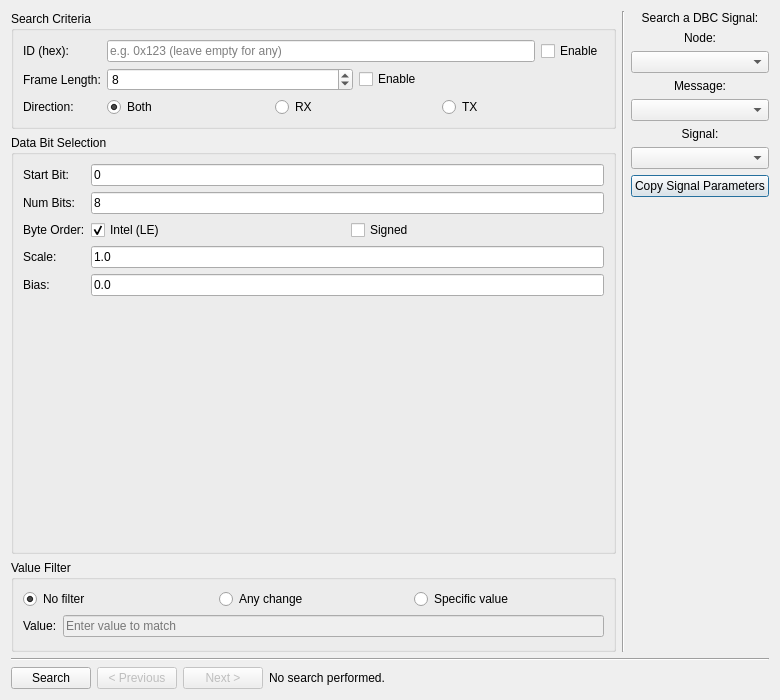
<?xml version="1.0" encoding="UTF-8"?>
<ui version="4.0">
 <class>SearchWindow</class>
 <widget class="QDialog" name="SearchWindow">
  <property name="geometry">
   <rect>
    <x>0</x>
    <y>0</y>
    <width>780</width>
    <height>700</height>
   </rect>
  </property>
  <property name="minimumSize">
   <size>
    <width>700</width>
    <height>580</height>
   </size>
  </property>
  <property name="windowTitle">
   <string>Frame Search</string>
  </property>
  <layout class="QVBoxLayout" name="verticalLayout_main">
   <item>
    <layout class="QHBoxLayout" name="horizontalLayout_top">
     <item>
      <layout class="QVBoxLayout" name="verticalLayout_left">
       <item>
        <widget class="QGroupBox" name="groupBoxCriteria">
         <property name="title">
          <string>Search Criteria</string>
         </property>
         <layout class="QFormLayout" name="formLayout_criteria">
          <item row="0" column="0">
           <widget class="QLabel" name="labelID">
            <property name="text">
             <string>ID (hex):</string>
            </property>
           </widget>
          </item>
          <item row="0" column="1">
           <layout class="QHBoxLayout" name="hboxID">
            <item>
             <widget class="QLineEdit" name="txtID">
              <property name="placeholderText">
               <string>e.g. 0x123 (leave empty for any)</string>
              </property>
             </widget>
            </item>
            <item>
             <widget class="QCheckBox" name="cbUseID">
              <property name="text">
               <string>Enable</string>
              </property>
              <property name="checked">
               <bool>false</bool>
              </property>
             </widget>
            </item>
           </layout>
          </item>
          <item row="1" column="0">
           <widget class="QLabel" name="labelLen">
            <property name="text">
             <string>Frame Length:</string>
            </property>
           </widget>
          </item>
          <item row="1" column="1">
           <layout class="QHBoxLayout" name="hboxLen">
            <item>
             <widget class="QSpinBox" name="spinFrameLen">
              <property name="minimum">
               <number>0</number>
              </property>
              <property name="maximum">
               <number>64</number>
              </property>
              <property name="value">
               <number>8</number>
              </property>
             </widget>
            </item>
            <item>
             <widget class="QCheckBox" name="cbUseLen">
              <property name="text">
               <string>Enable</string>
              </property>
              <property name="checked">
               <bool>false</bool>
              </property>
             </widget>
            </item>
           </layout>
          </item>
          <item row="2" column="0">
           <widget class="QLabel" name="labelDir">
            <property name="text">
             <string>Direction:</string>
            </property>
           </widget>
          </item>
          <item row="2" column="1">
           <layout class="QHBoxLayout" name="hboxDir">
            <item>
             <widget class="QRadioButton" name="rbDirBoth">
              <property name="text">
               <string>Both</string>
              </property>
              <property name="checked">
               <bool>true</bool>
              </property>
             </widget>
            </item>
            <item>
             <widget class="QRadioButton" name="rbDirRX">
              <property name="text">
               <string>RX</string>
              </property>
             </widget>
            </item>
            <item>
             <widget class="QRadioButton" name="rbDirTX">
              <property name="text">
               <string>TX</string>
              </property>
             </widget>
            </item>
           </layout>
          </item>
         </layout>
        </widget>
       </item>
       <item>
        <widget class="QGroupBox" name="groupBoxData">
         <property name="title">
          <string>Data Bit Selection</string>
         </property>
         <layout class="QVBoxLayout" name="verticalLayout_data">
          <item>
           <layout class="QFormLayout" name="formLayout_bits">
            <item row="0" column="0">
             <widget class="QLabel" name="labelStartBit">
              <property name="text">
               <string>Start Bit:</string>
              </property>
             </widget>
            </item>
            <item row="0" column="1">
             <widget class="QLineEdit" name="txtStartBit">
              <property name="text">
               <string>0</string>
              </property>
             </widget>
            </item>
            <item row="1" column="0">
             <widget class="QLabel" name="labelDataLen">
              <property name="text">
               <string>Num Bits:</string>
              </property>
             </widget>
            </item>
            <item row="1" column="1">
             <widget class="QLineEdit" name="txtDataLen">
              <property name="text">
               <string>8</string>
              </property>
             </widget>
            </item>
            <item row="2" column="0">
             <widget class="QLabel" name="labelBitOrder">
              <property name="text">
               <string>Byte Order:</string>
              </property>
             </widget>
            </item>
            <item row="2" column="1">
             <layout class="QHBoxLayout" name="hboxByteOrder">
              <item>
               <widget class="QCheckBox" name="cbIntel">
                <property name="text">
                 <string>Intel (LE)</string>
                </property>
                <property name="checked">
                 <bool>true</bool>
                </property>
               </widget>
              </item>
              <item>
               <widget class="QCheckBox" name="cbSigned">
                <property name="text">
                 <string>Signed</string>
                </property>
               </widget>
              </item>
             </layout>
            </item>
            <item row="3" column="0">
             <widget class="QLabel" name="labelScale">
              <property name="text">
               <string>Scale:</string>
              </property>
             </widget>
            </item>
            <item row="3" column="1">
             <widget class="QLineEdit" name="txtScale">
              <property name="text">
               <string>1.0</string>
              </property>
             </widget>
            </item>
            <item row="4" column="0">
             <widget class="QLabel" name="labelBias">
              <property name="text">
               <string>Bias:</string>
              </property>
             </widget>
            </item>
            <item row="4" column="1">
             <widget class="QLineEdit" name="txtBias">
              <property name="text">
               <string>0.0</string>
              </property>
             </widget>
            </item>
           </layout>
          </item>
          <item>
           <widget class="CANDataGrid" name="gridData" native="true">
            <property name="minimumSize">
             <size>
              <width>240</width>
              <height>240</height>
             </size>
            </property>
           </widget>
          </item>
         </layout>
        </widget>
       </item>
       <item>
        <widget class="QGroupBox" name="groupBoxValue">
         <property name="title">
          <string>Value Filter</string>
         </property>
         <layout class="QVBoxLayout" name="verticalLayout_value">
          <item>
           <layout class="QHBoxLayout" name="hboxValueMode">
            <item>
             <widget class="QRadioButton" name="rbValueNone">
              <property name="text">
               <string>No filter</string>
              </property>
              <property name="checked">
               <bool>true</bool>
              </property>
             </widget>
            </item>
            <item>
             <widget class="QRadioButton" name="rbValueAny">
              <property name="text">
               <string>Any change</string>
              </property>
             </widget>
            </item>
            <item>
             <widget class="QRadioButton" name="rbValueSpecific">
              <property name="text">
               <string>Specific value</string>
              </property>
             </widget>
            </item>
           </layout>
          </item>
          <item>
           <layout class="QFormLayout" name="formLayout_value">
            <item row="0" column="0">
             <widget class="QLabel" name="labelValue">
              <property name="text">
               <string>Value:</string>
              </property>
             </widget>
            </item>
            <item row="0" column="1">
             <widget class="QLineEdit" name="txtValue">
              <property name="enabled">
               <bool>false</bool>
              </property>
              <property name="placeholderText">
               <string>Enter value to match</string>
              </property>
             </widget>
            </item>
           </layout>
          </item>
         </layout>
        </widget>
       </item>
      </layout>
     </item>
     <item>
      <widget class="Line" name="lineDivider">
       <property name="orientation">
        <enum>Qt::Vertical</enum>
       </property>
      </widget>
     </item>
     <item>
      <layout class="QVBoxLayout" name="verticalLayout_right">
       <item>
        <widget class="QLabel" name="labelDBCHdr">
         <property name="text">
          <string>Search a DBC Signal:</string>
         </property>
         <property name="alignment">
          <set>Qt::AlignCenter</set>
         </property>
        </widget>
       </item>
       <item>
        <widget class="QLabel" name="labelNode">
         <property name="text">
          <string>Node:</string>
         </property>
         <property name="alignment">
          <set>Qt::AlignCenter</set>
         </property>
        </widget>
       </item>
       <item>
        <widget class="QComboBox" name="cbNodes"/>
       </item>
       <item>
        <widget class="QLabel" name="labelMessage">
         <property name="text">
          <string>Message:</string>
         </property>
         <property name="alignment">
          <set>Qt::AlignCenter</set>
         </property>
        </widget>
       </item>
       <item>
        <widget class="QComboBox" name="cbMessages"/>
       </item>
       <item>
        <widget class="QLabel" name="labelSignal">
         <property name="text">
          <string>Signal:</string>
         </property>
         <property name="alignment">
          <set>Qt::AlignCenter</set>
         </property>
        </widget>
       </item>
       <item>
        <widget class="QComboBox" name="cbSignals"/>
       </item>
       <item>
        <widget class="QPushButton" name="btnCopySignal">
         <property name="text">
          <string>Copy Signal Parameters</string>
         </property>
        </widget>
       </item>
       <item>
        <widget class="QLabel" name="lblSignalStatus">
         <property name="text">
          <string/>
         </property>
         <property name="alignment">
          <set>Qt::AlignCenter</set>
         </property>
         <property name="wordWrap">
          <bool>true</bool>
         </property>
        </widget>
       </item>
       <item>
        <spacer name="spacerRight">
         <property name="orientation">
          <enum>Qt::Vertical</enum>
         </property>
         <property name="sizeHint" stdset="0">
          <size>
           <width>20</width>
           <height>40</height>
          </size>
         </property>
        </spacer>
       </item>
      </layout>
     </item>
    </layout>
   </item>
   <item>
    <widget class="Line" name="lineHDivider">
     <property name="orientation">
      <enum>Qt::Horizontal</enum>
     </property>
    </widget>
   </item>
   <item>
    <layout class="QHBoxLayout" name="horizontalLayout_bottom">
     <item>
      <widget class="QPushButton" name="btnSearch">
       <property name="text">
        <string>Search</string>
       </property>
      </widget>
     </item>
     <item>
      <widget class="QPushButton" name="btnPrev">
       <property name="text">
        <string>&lt; Previous</string>
       </property>
       <property name="enabled">
        <bool>false</bool>
       </property>
      </widget>
     </item>
     <item>
      <widget class="QPushButton" name="btnNext">
       <property name="text">
        <string>Next &gt;</string>
       </property>
       <property name="enabled">
        <bool>false</bool>
       </property>
      </widget>
     </item>
     <item>
      <widget class="QLabel" name="lblMatchInfo">
       <property name="text">
        <string>No search performed.</string>
       </property>
      </widget>
     </item>
     <item>
      <spacer name="spacerBottom">
       <property name="orientation">
        <enum>Qt::Horizontal</enum>
       </property>
       <property name="sizeHint" stdset="0">
        <size>
         <width>40</width>
         <height>20</height>
        </size>
       </property>
      </spacer>
     </item>
    </layout>
   </item>
  </layout>
 </widget>
 <customwidgets>
  <customwidget>
   <class>CANDataGrid</class>
   <extends>QWidget</extends>
   <header>candatagrid.h</header>
   <container>0</container>
  </customwidget>
 </customwidgets>
 <resources/>
 <connections/>
</ui>
